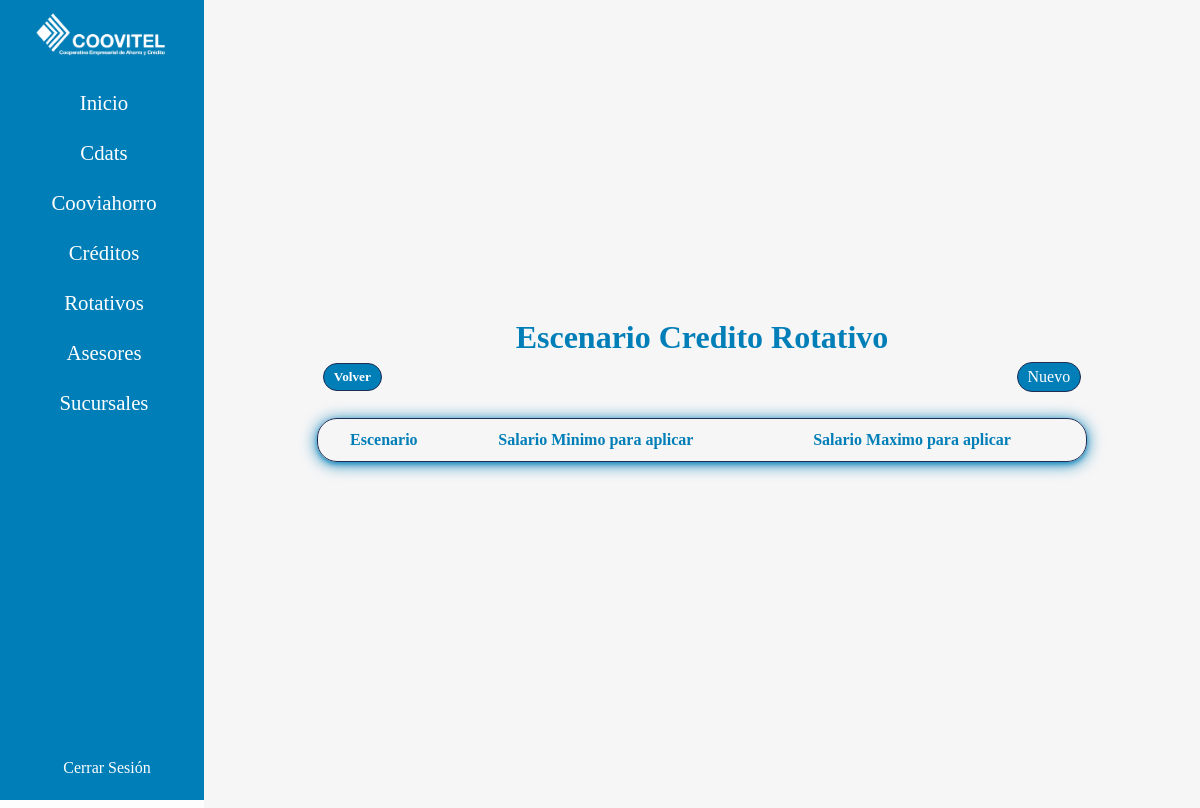
Page /rotativos/escenarios (signed in) on the earlier database version.
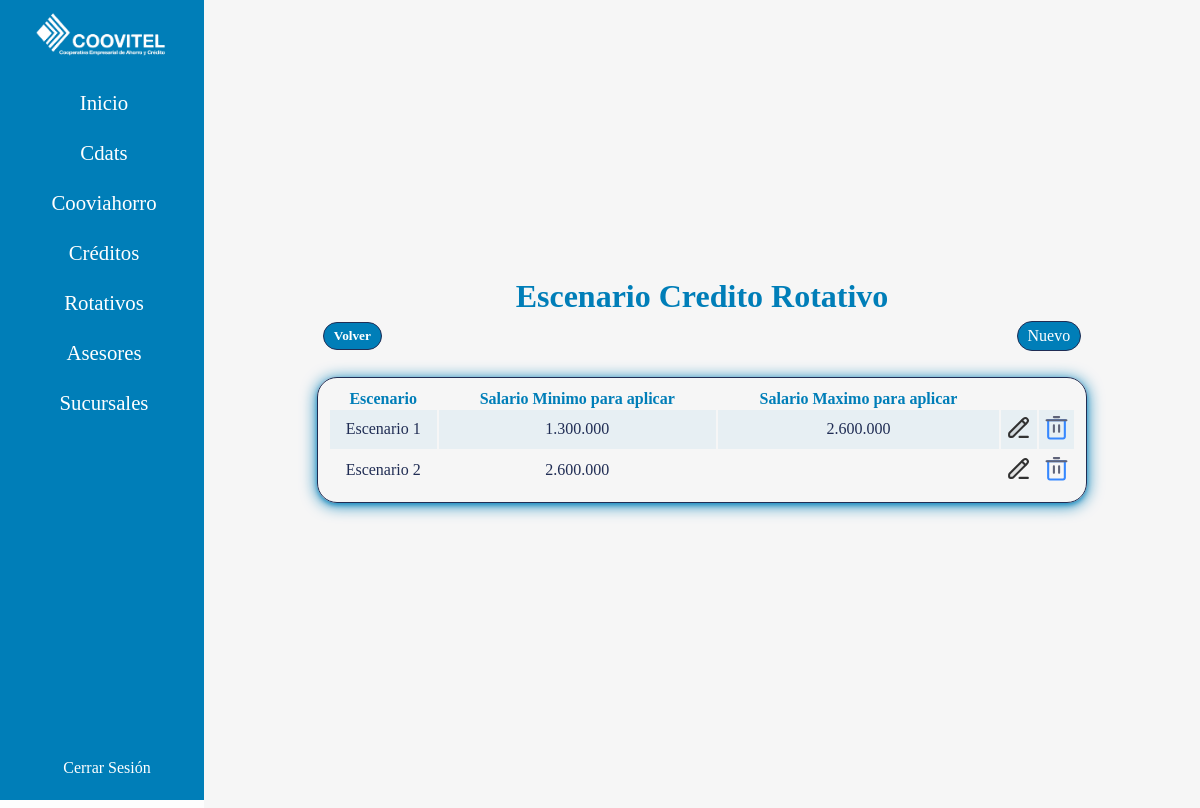
Same page on the later database version.
### rotativo/models.py (models this page shows, shortened)
class Escenarios(models.Model):
    name = models.CharField(max_length=200)
    salarioMin = models.CharField(max_length=200)
    salarioMax = models.CharField(max_length=200, blank=True, null=True)

### rotativo/views.py (the view)
# urls.py: path("rotativos/escenarios", views.escenarios, name="escenarios"),
@login_required
def escenarios(request):
    escenarios = Escenarios.objects.all()
    return render(request, 'rotativos/escenarios/escenarios.html', {'escenarios': escenarios})

### controls/templates/rotativos/escenarios/escenarios.html (shortened to what this page needs)
{% extends 'base.html' %}
{% block content %}
    <div class="types">
        <h1 class="title-type">Escenario Credito Rotativo</h1>
        <div class="buttons">
            <a class="bts" href="{% url 'controlsRotativos' %}"><h5>Volver</h5></a>
            <a class="bts" href="{% url 'createescenario' %}">Nuevo</a>
        </div>
        <table>
            <tr>
                <th class="ttb">Escenario</th>
                <th class="ttb">Salario Minimo para aplicar</th>
                <th class="ttb">Salario Maximo para aplicar</th>
                <th class="icon"></th>
                <th class="icon"></th>
            </tr>
            {% for escenario in escenarios %}
                <tr>
                    <td class="tb data">{{escenario.name}}</td>
                    <td class="tb data">{{escenario.salarioMin}}</td>
                    <td class="tb data">{{escenario.salarioMax}}</td>
                    <td class="tb">
                        <a href="{% url 'updateescenario' escenario.id %}">
                        </a>
                    </td>
                    <td class="tb">
                        <a onclick="return confirm('Esta seguro de eliminar este Escenario?')" href="{% url 'deleteescenario' escenario.id %}">
                        </a>
                    </td>
                </tr>
            {% endfor %}
        </table>
    </div>
{% endblock %}

Differences in the rows shown:
added Escenarios: name "Escenario 1", salarioMin "1.300.000", salarioMax "2.600.000"
added Escenarios: name "Escenario 2", salarioMin "2.600.000"
